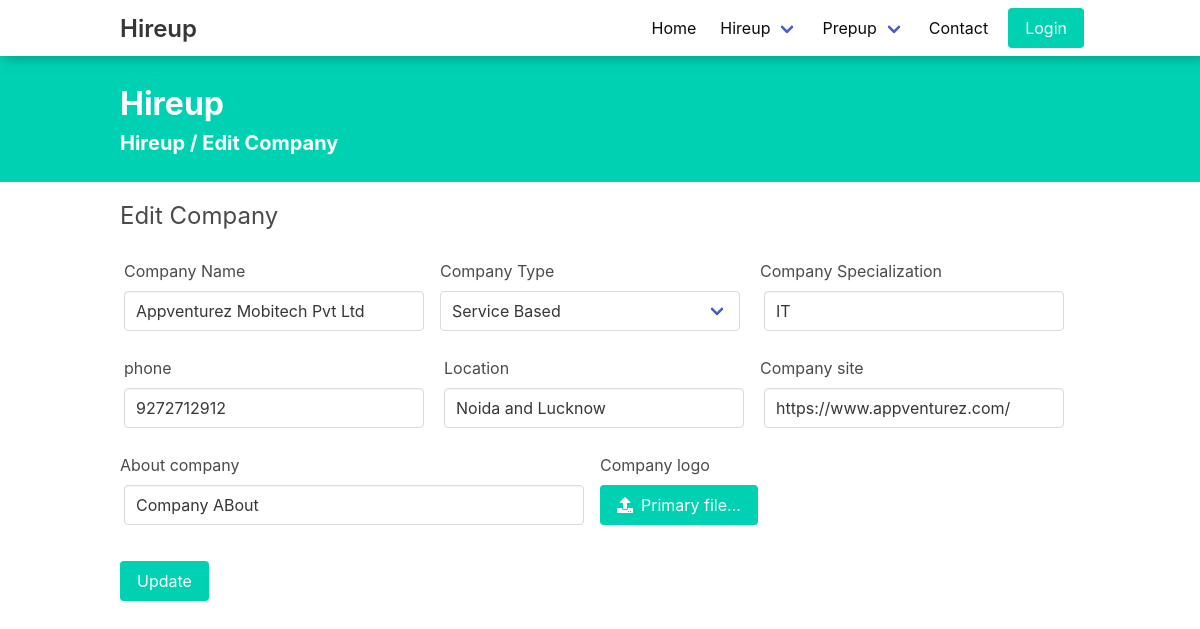
The app's page /edit-company/1/ with its own data.
### HireApp/models.py (models this page shows)
class CompanyProfile(models.Model):
    company_name = models.CharField(max_length=255, null=True)
    company_type = models.CharField(max_length=30, null=True)
    company_specialization = models.CharField(max_length=30, null=True)
    phone = models.CharField(max_length=20, null=True)
    company_logo = models.ImageField(upload_to="company_logo", null=True)
    about_company = models.TextField(null=True)
    company_site = models.CharField(max_length=100, null=True)
    location = models.CharField(max_length=200, null=True, blank=True)

### UserApp/views.py (the view, shortened to what this page needs)
# urls.py: path('edit-company/<int:id>/', editCompany, name="editCompany"),
def editCompany(request, id=None):
    if id == None:
        return render(request, 'users/editCompany.html', {'button': 'Save', 'page': 'Add'})
    else:
        companyProfile = CompanyProfile.objects.filter(id=id).first()
        return render(request, 'users/editCompany.html', {'data': companyProfile, 'button': 'Update', 'page': 'Edit'})

### templates/users/editCompany.html (shortened to what this page needs)
{% extends "layout.html" %} {% load static %} {% block css %}
<link rel="stylesheet" href="{% static 'css/prepup/index.css' %}" />
<link rel="stylesheet" href="{% static 'css/hireup/createJob.css' %}" />
<link
  rel="stylesheet"
  href="https://cdnjs.cloudflare.com/ajax/libs/font-awesome/4.7.0/css/font-awesome.min.css"
/>
<link
  rel="stylesheet"
  href="https://use.fontawesome.com/releases/v5.8.1/css/all.css"
/>
{% endblock %} {% block body %}
<div class="has-background-primary set">
  <div class="container py-5">
    <h1 class="is-size-3 has-text-white m-0"><b>Hireup</b></h1>
    <h2 class="is-size-5 has-text-white"><b>Hireup / {{ page }} Company</b></h2>
  </div>
</div>
<section class="section container set">
  <h2 class="is-size-4 mb-3">{{ page }} Company</h2>
  <form class="editCompany" method="post" enctype="multipart/form-data">
    <div class="field is-horizontal">
      <div class="field-body">
        <div class="field">
          <p class="mb-2 ml-1">Company Name</p>
          <p class="control is-expanded is-fullwidth">
            <input
              class="input mx-1"
              type="text"
              placeholder="Company Title"
              name="company_name"
              id="company_name"
              value="{{ data.company_name }}"
              required
            />
          </p>
        </div>
      </div>
      <div class="field-body">
        <div class="field">
          <p class="mb-2">Company Type</p>
          <p class="control is-expanded select is-fullwidth">
            <select id="selectbasic-0" name="company_type" class="is-large">
              <option value="Service Based"  {% if data.company_type == 'Service Based' %} selected {% endif %} >Service Based</option>
            </select>
          </p>
        </div>
      </div>
      <div class="field-body">
        <div class="field">
          <p class="mb-2">Company Specialization</p>
          <p class="control is-expanded is-fullwidth">
            <input
              class="input mx-1"
              type="text"
              placeholder="Company Specialization"
              name="company_specialization"
              id="company_specialization"
              value="{{ data.company_specialization }}"
              required
            />
          </p>
        </div>
      </div>
    </div>
    <div class="field is-horizontal">
      <div class="field-body">
        <div class="field">
          <p class="mb-2 ml-1">phone</p>
          <p class="control is-expanded is-fullwidth">
            <input
              class="input mx-1"
              type="text"
              placeholder="phone"
              name="phone"
              id="phone"
              value="{{ data.phone }}"
              required
            />
          </p>
        </div>
      </div>
      <div class="field-body">
        <div class="field">
          <p class="mb-2 ml-1">Location</p>
          <p class="control is-expanded is-fullwidth">
            <input
              class="input mx-1"
              type="text"
              placeholder="e.g., Lucknow,India"
              name="location"
              id="location"
              value="{{ data.location }}"
              required
            />
          </p>
        </div>
      </div>
      <div class="field-body">
        <div class="field">
          <p class="mb-2">Company site</p>
          <p class="control is-expanded is-fullwidth">
            <input
              class="input mx-1"
              type="text"
              placeholder="Company site"
              name="company_site"
              id="company_site"
              value="{{ data.company_site }}"
              required
            />
          </p>
        </div>
      </div>
    </div>
    <div class="field is-horizontal">
      <div class="field-body">
        <div class="field">
          <p class="mb-2">About company</p>
          <p class="control is-expanded is-fullwidth">
            <input
              class="input mx-1"
              type="text"
              placeholder="About company"
              name="about_company"
              id="about_company"
              value="{{ data.about_company }}"
              required
            />
          </p>
        </div>
      </div>
      <div class="field-body">
        <div class="field">
          <p class="mb-2">Company logo</p>
          <p class="control is-expanded is-fullwidth file is-primary">
            <label class="file-label">
              <span class="file-cta">
                <span class="file-icon">
                  <i class="fas fa-upload"></i>
                </span>
                <span class="file-label"> Primary file… </span>
              </span>
            </label>
          </p>
        </div>
      </div>
    </div>
    <br />
    <button style="float: left" class="button is-primary" type="submit" href="">
      {{button}}
    </button>
  </form>
</section>
{% endblock %} {% block script %} {% endblock %}

### static/css/prepup/index.css (style rules this page uses)
.section { padding: 1rem 0rem; }

### static/css/hireup/createJob.css (style rules this page uses)
.field-body { margin: 0 20px 0 0; }
.is-horizontal { margin: 25px 0 0 0; }

### records on screen
CompanyProfile: company_name "Appventurez Mobitech Pvt Ltd", company_type "Service Based", company_specialization "IT", phone "9272712912", location "Noida and Lucknow", company_site "https://www.appventurez.com/", about_company "Company ABout"

### other values on screen
{{ page }} "Edit"
{{ button }} "Update"
